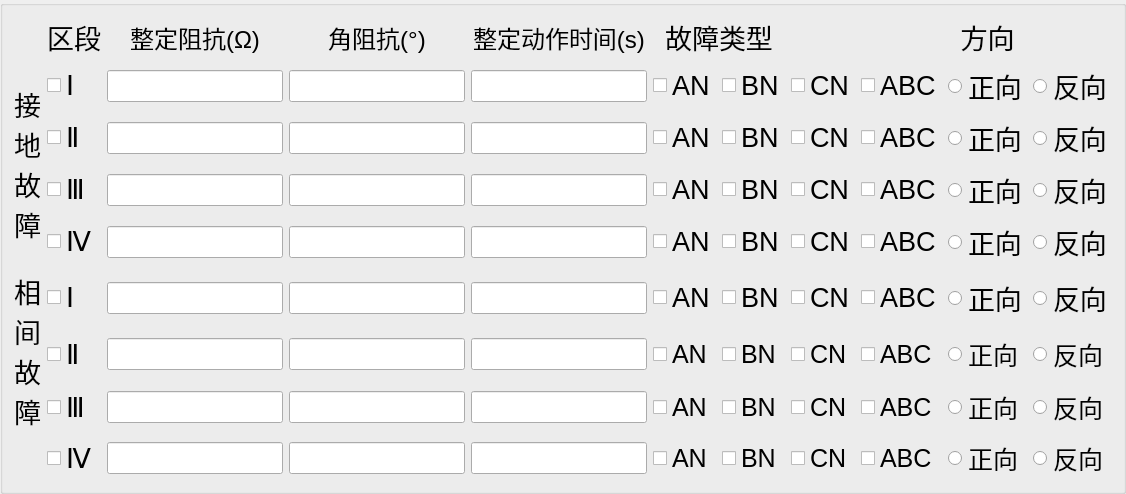
    <widget class="QGroupBox" name="m_group">
     <property name="styleSheet">
      <string notr="true"/>
     </property>
     <layout class="QGridLayout" name="gridLayout">
      <item row="2" column="6">
       <widget class="QCheckBox" name="m_checkFaultTypeB_N2">
        <property name="font">
         <font>
          <pointsize>20</pointsize>
         </font>
        </property>
        <property name="text">
         <string>BN</string>
        </property>
       </widget>
      </item>
      <item row="1" column="1">
       <widget class="QCheckBox" name="m_checkLNZone1">
        <property name="maximumSize">
         <size>
          <width>16777215</width>
          <height>16777215</height>
         </size>
        </property>
        <property name="font">
         <font>
          <pointsize>20</pointsize>
         </font>
        </property>
        <property name="styleSheet">
         <string notr="true"/>
        </property>
        <property name="text">
         <string>Ⅰ</string>
        </property>
       </widget>
      </item>
      <item row="1" column="7">
       <widget class="QCheckBox" name="m_checkFaultTypeC_N1">
        <property name="font">
         <font>
          <pointsize>20</pointsize>
         </font>
        </property>
        <property name="text">
         <string>CN</string>
        </property>
       </widget>
      </item>
      <item row="2" column="7">
       <widget class="QCheckBox" name="m_checkFaultTypeC_N2">
        <property name="font">
         <font>
          <pointsize>20</pointsize>
         </font>
        </property>
        <property name="text">
         <string>CN</string>
        </property>
       </widget>
      </item>
      <item row="2" column="5">
       <widget class="QCheckBox" name="m_checkFaultTypeA_N2">
        <property name="font">
         <font>
          <pointsize>20</pointsize>
         </font>
        </property>
        <property name="text">
         <string>AN</string>
        </property>
       </widget>
      </item>
      <item row="2" column="8">
       <widget class="QCheckBox" name="m_checkFaultTypeABC_N2">
        <property name="font">
         <font>
          <pointsize>20</pointsize>
         </font>
        </property>
        <property name="text">
         <string>ABC</string>
        </property>
       </widget>
      </item>
      <item row="2" column="9">
       <widget class="QRadioButton" name="m_btnDirectionN2_1">
        <property name="font">
         <font>
          <pointsize>20</pointsize>
         </font>
        </property>
        <property name="text">
         <string>正向</string>
        </property>
       </widget>
      </item>
      <item row="1" column="3">
       <widget class="QLineEdit" name="m_txtZAngLN1">
        <property name="font">
         <font>
          <pointsize>15</pointsize>
         </font>
        </property>
       </widget>
      </item>
      <item row="1" column="4">
       <widget class="QLineEdit" name="m_txtTSetingLN1">
        <property name="font">
         <font>
          <pointsize>15</pointsize>
         </font>
        </property>
       </widget>
      </item>
      <item row="0" column="3">
       <widget class="QLabel" name="m_labZAng">
        <property name="font">
         <font>
          <pointsize>18</pointsize>
         </font>
        </property>
        <property name="text">
         <string>角阻抗(°)</string>
        </property>
        <property name="alignment">
         <set>Qt::AlignCenter</set>
        </property>
       </widget>
      </item>
      <item row="2" column="1">
       <widget class="QCheckBox" name="m_checkLNZone2">
        <property name="font">
         <font>
          <pointsize>20</pointsize>
         </font>
        </property>
        <property name="text">
         <string>Ⅱ</string>
        </property>
       </widget>
      </item>
      <item row="2" column="2">
       <widget class="QLineEdit" name="m_txtZSetingLN2">
        <property name="font">
         <font>
          <pointsize>15</pointsize>
         </font>
        </property>
       </widget>
      </item>
      <item row="1" column="2">
       <widget class="QLineEdit" name="m_txtZSetingLN1">
        <property name="font">
         <font>
          <pointsize>15</pointsize>
         </font>
        </property>
       </widget>
      </item>
      <item row="0" column="2">
       <widget class="QLabel" name="m_labZSeting">
        <property name="font">
         <font>
          <pointsize>18</pointsize>
         </font>
        </property>
        <property name="text">
         <string>整定阻抗(Ω)</string>
        </property>
        <property name="alignment">
         <set>Qt::AlignCenter</set>
        </property>
       </widget>
      </item>
      <item row="0" column="5" colspan="2">
       <widget class="QLabel" name="label_6">
        <property name="baseSize">
         <size>
          <width>0</width>
          <height>55</height>
         </size>
        </property>
        <property name="font">
         <font>
          <pointsize>20</pointsize>
         </font>
        </property>
        <property name="text">
         <string>故障类型</string>
        </property>
        <property name="alignment">
         <set>Qt::AlignCenter</set>
        </property>
       </widget>
      </item>
      <item row="0" column="1">
       <widget class="QLabel" name="label_3">
        <property name="font">
         <font>
          <pointsize>20</pointsize>
         </font>
        </property>
        <property name="text">
         <string>区段</string>
        </property>
        <property name="alignment">
         <set>Qt::AlignCenter</set>
        </property>
       </widget>
      </item>
      <item row="1" column="0" rowspan="4">
       <widget class="QLabel" name="label">
        <property name="font">
         <font>
          <pointsize>20</pointsize>
         </font>
        </property>
        <property name="text">
         <string>接
地
故
障</string>
        </property>
        <property name="alignment">
         <set>Qt::AlignCenter</set>
        </property>
        <property name="wordWrap">
         <bool>true</bool>
        </property>
       </widget>
      </item>
      <item row="1" column="5">
       <widget class="QCheckBox" name="m_checkFaultTypeA_N1">
        <property name="font">
         <font>
          <pointsize>20</pointsize>
         </font>
        </property>
        <property name="text">
         <string>AN</string>
        </property>
       </widget>
      </item>
      <item row="1" column="6">
       <widget class="QCheckBox" name="m_checkFaultTypeB_N1">
        <property name="font">
         <font>
          <pointsize>20</pointsize>
         </font>
        </property>
        <property name="text">
         <string>BN</string>
        </property>
       </widget>
      </item>
      <item row="1" column="8">
       <widget class="QCheckBox" name="m_checkFaultTypeABC_N1">
        <property name="font">
         <font>
          <pointsize>20</pointsize>
         </font>
        </property>
        <property name="text">
         <string>ABC</string>
        </property>
       </widget>
      </item>
      <item row="1" column="9">
       <widget class="QRadioButton" name="m_btnDirectionN1_1">
        <property name="font">
         <font>
          <pointsize>20</pointsize>
         </font>
        </property>
        <property name="text">
         <string>正向</string>
        </property>
       </widget>
      </item>
      <item row="0" column="9">
       <widget class="QLabel" name="label_7">
        <property name="font">
         <font>
          <pointsize>20</pointsize>
         </font>
        </property>
        <property name="text">
         <string>方向</string>
        </property>
        <property name="alignment">
         <set>Qt::AlignCenter</set>
        </property>
       </widget>
      </item>
      <item row="1" column="10">
       <widget class="QRadioButton" name="m_btnDirectionN1_0">
        <property name="font">
         <font>
          <pointsize>20</pointsize>
         </font>
        </property>
        <property name="text">
         <string>反向</string>
        </property>
       </widget>
      </item>
      <item row="2" column="4">
       <widget class="QLineEdit" name="m_txtTSetingLN2">
        <property name="font">
         <font>
          <pointsize>15</pointsize>
         </font>
        </property>
       </widget>
      </item>
      <item row="2" column="3">
       <widget class="QLineEdit" name="m_txtZAngLN2">
        <property name="font">
         <font>
          <pointsize>15</pointsize>
         </font>
        </property>
       </widget>
      </item>
      <item row="0" column="4">
       <widget class="QLabel" name="m_labTSeting">
        <property name="font">
         <font>
          <pointsize>18</pointsize>
         </font>
        </property>
        <property name="text">
         <string>整定动作时间(s)</string>
        </property>
        <property name="alignment">
         <set>Qt::AlignCenter</set>
        </property>
       </widget>
      </item>
      <item row="3" column="7">
       <widget class="QCheckBox" name="m_checkFaultTypeC_N3">
        <property name="font">
         <font>
          <pointsize>20</pointsize>
         </font>
        </property>
        <property name="text">
         <string>CN</string>
        </property>
       </widget>
      </item>
      <item row="4" column="3">
       <widget class="QLineEdit" name="m_txtZAngLN4">
        <property name="font">
         <font>
          <pointsize>15</pointsize>
         </font>
        </property>
       </widget>
      </item>
      <item row="3" column="2">
       <widget class="QLineEdit" name="m_txtZSetingLN3">
        <property name="font">
         <font>
          <pointsize>15</pointsize>
         </font>
        </property>
       </widget>
      </item>
      <item row="3" column="1">
       <widget class="QCheckBox" name="m_checkLNZone3">
        <property name="font">
         <font>
          <pointsize>20</pointsize>
         </font>
        </property>
        <property name="text">
         <string>Ⅲ</string>
        </property>
       </widget>
      </item>
      <item row="3" column="5">
       <widget class="QCheckBox" name="m_checkFaultTypeA_N3">
        <property name="font">
         <font>
          <pointsize>20</pointsize>
         </font>
        </property>
        <property name="text">
         <string>AN</string>
        </property>
       </widget>
      </item>
      <item row="3" column="8">
       <widget class="QCheckBox" name="m_checkFaultTypeABC_N3">
        <property name="font">
         <font>
          <pointsize>20</pointsize>
         </font>
        </property>
        <property name="text">
         <string>ABC</string>
        </property>
       </widget>
      </item>
      <item row="3" column="10">
       <widget class="QRadioButton" name="m_btnDirectionN3_0">
        <property name="font">
         <font>
          <pointsize>20</pointsize>
         </font>
        </property>
        <property name="text">
         <string>反向</string>
        </property>
       </widget>
      </item>
      <item row="5" column="0" rowspan="3">
       <widget class="QLabel" name="label_2">
        <property name="font">
         <font>
          <pointsize>20</pointsize>
         </font>
        </property>
        <property name="text">
         <string>相
间
故
障</string>
        </property>
        <property name="alignment">
         <set>Qt::AlignCenter</set>
        </property>
        <property name="wordWrap">
         <bool>true</bool>
        </property>
       </widget>
      </item>
      <item row="5" column="3">
       <widget class="QLineEdit" name="m_txtZAngLL1">
        <property name="font">
         <font>
          <pointsize>15</pointsize>
         </font>
        </property>
       </widget>
      </item>
      <item row="5" column="8">
       <widget class="QCheckBox" name="m_checkFaultTypeABC_L1">
        <property name="font">
         <font>
          <pointsize>20</pointsize>
         </font>
        </property>
        <property name="text">
         <string>ABC</string>
        </property>
       </widget>
      </item>
      <item row="3" column="6">
       <widget class="QCheckBox" name="m_checkFaultTypeB_N3">
        <property name="font">
         <font>
          <pointsize>20</pointsize>
         </font>
        </property>
        <property name="text">
         <string>BN</string>
        </property>
       </widget>
      </item>
      <item row="3" column="9">
       <widget class="QRadioButton" name="m_btnDirectionN3_1">
        <property name="font">
         <font>
          <pointsize>20</pointsize>
         </font>
        </property>
        <property name="text">
         <string>正向</string>
        </property>
       </widget>
      </item>
      <item row="4" column="2">
       <widget class="QLineEdit" name="m_txtZSetingLN4">
        <property name="font">
         <font>
          <pointsize>15</pointsize>
         </font>
        </property>
       </widget>
      </item>
      <item row="4" column="1">
       <widget class="QCheckBox" name="m_checkLNZone4">
        <property name="font">
         <font>
          <pointsize>20</pointsize>
         </font>
        </property>
        <property name="text">
         <string>Ⅳ</string>
        </property>
       </widget>
      </item>
      <item row="4" column="5">
       <widget class="QCheckBox" name="m_checkFaultTypeA_N4">
        <property name="font">
         <font>
          <pointsize>20</pointsize>
         </font>
        </property>
        <property name="text">
         <string>AN</string>
        </property>
       </widget>
      </item>
      <item row="3" column="4">
       <widget class="QLineEdit" name="m_txtTSetingLN3">
        <property name="font">
         <font>
          <pointsize>15</pointsize>
         </font>
        </property>
       </widget>
      </item>
      <item row="4" column="6">
       <widget class="QCheckBox" name="m_checkFaultTypeB_N4">
        <property name="minimumSize">
         <size>
          <width>0</width>
          <height>31</height>
         </size>
        </property>
        <property name="sizeIncrement">
         <size>
          <width>0</width>
          <height>0</height>
         </size>
        </property>
        <property name="font">
         <font>
          <pointsize>20</pointsize>
         </font>
        </property>
        <property name="locale">
         <locale language="Chinese" country="China"/>
        </property>
        <property name="text">
         <string>BN</string>
        </property>
       </widget>
      </item>
      <item row="2" column="10">
       <widget class="QRadioButton" name="m_btnDirectionN2_0">
        <property name="font">
         <font>
          <pointsize>20</pointsize>
         </font>
        </property>
        <property name="text">
         <string>反向</string>
        </property>
       </widget>
      </item>
      <item row="4" column="8">
       <widget class="QCheckBox" name="m_checkFaultTypeABC_N4">
        <property name="font">
         <font>
          <pointsize>20</pointsize>
         </font>
        </property>
        <property name="text">
         <string>ABC</string>
        </property>
       </widget>
      </item>
      <item row="4" column="10">
       <widget class="QRadioButton" name="m_btnDirectionN4_0">
        <property name="font">
         <font>
          <pointsize>20</pointsize>
         </font>
        </property>
        <property name="text">
         <string>反向</string>
        </property>
       </widget>
      </item>
      <item row="4" column="9">
       <widget class="QRadioButton" name="m_btnDirectionN4_1">
        <property name="font">
         <font>
          <pointsize>20</pointsize>
         </font>
        </property>
        <property name="text">
         <string>正向</string>
        </property>
       </widget>
      </item>
      <item row="3" column="3">
       <widget class="QLineEdit" name="m_txtZAngLN3">
        <property name="font">
         <font>
          <pointsize>15</pointsize>
         </font>
        </property>
       </widget>
      </item>
      <item row="5" column="1">
       <widget class="QCheckBox" name="m_checkLLZone1">
        <property name="font">
         <font>
          <pointsize>20</pointsize>
         </font>
        </property>
        <property name="text">
         <string>Ⅰ</string>
        </property>
       </widget>
      </item>
      <item row="4" column="7">
       <widget class="QCheckBox" name="m_checkFaultTypeC_N4">
        <property name="font">
         <font>
          <pointsize>20</pointsize>
         </font>
        </property>
        <property name="text">
         <string>CN</string>
        </property>
       </widget>
      </item>
      <item row="4" column="4">
       <widget class="QLineEdit" name="m_txtTSetingLN4">
        <property name="font">
         <font>
          <pointsize>15</pointsize>
         </font>
        </property>
       </widget>
      </item>
      <item row="5" column="2">
       <widget class="QLineEdit" name="m_txtZSetingLL1">
        <property name="font">
         <font>
          <pointsize>15</pointsize>
         </font>
        </property>
       </widget>
      </item>
      <item row="5" column="4">
       <widget class="QLineEdit" name="m_txtTSetingLL1">
        <property name="font">
         <font>
          <pointsize>15</pointsize>
         </font>
        </property>
       </widget>
      </item>
      <item row="5" column="7">
       <widget class="QCheckBox" name="m_checkFaultTypeC_L1">
        <property name="font">
         <font>
          <pointsize>20</pointsize>
         </font>
        </property>
        <property name="text">
         <string>CN</string>
        </property>
       </widget>
      </item>
      <item row="5" column="5">
       <widget class="QCheckBox" name="m_checkFaultTypeA_L1">
        <property name="font">
         <font>
          <pointsize>20</pointsize>
         </font>
        </property>
        <property name="text">
         <string>AN</string>
        </property>
       </widget>
      </item>
      <item row="5" column="9">
       <widget class="QRadioButton" name="m_btnDirectionL1_1">
        <property name="font">
         <font>
          <pointsize>20</pointsize>
         </font>
        </property>
        <property name="text">
         <string>正向</string>
        </property>
       </widget>
      </item>
      <item row="5" column="6">
       <widget class="QCheckBox" name="m_checkFaultTypeB_L1">
        <property name="font">
         <font>
          <pointsize>20</pointsize>
         </font>
        </property>
        <property name="text">
         <string>BN</string>
        </property>
       </widget>
      </item>
      <item row="5" column="10">
       <widget class="QRadioButton" name="m_btnDirectionL1_0">
        <property name="font">
         <font>
          <pointsize>20</pointsize>
         </font>
        </property>
        <property name="text">
         <string>反向</string>
        </property>
       </widget>
      </item>
      <item row="7" column="2">
       <widget class="QLineEdit" name="m_txtZSetingLL3">
        <property name="font">
         <font>
          <pointsize>15</pointsize>
         </font>
        </property>
       </widget>
      </item>
      <item row="7" column="10">
       <widget class="QRadioButton" name="m_btnDirectionL3_0">
        <property name="font">
         <font>
          <pointsize>19</pointsize>
         </font>
        </property>
        <property name="text">
         <string>反向</string>
        </property>
       </widget>
      </item>
      <item row="8" column="8">
       <widget class="QCheckBox" name="m_checkFaultTypeABC_L4">
        <property name="font">
         <font>
          <pointsize>19</pointsize>
         </font>
        </property>
        <property name="text">
         <string>ABC</string>
        </property>
       </widget>
      </item>
      <item row="8" column="2">
       <widget class="QLineEdit" name="m_txtZSetingLL4">
        <property name="font">
         <font>
          <pointsize>15</pointsize>
         </font>
        </property>
       </widget>
      </item>
      <item row="6" column="10">
       <widget class="QRadioButton" name="m_btnDirectionL2_0">
        <property name="font">
         <font>
          <pointsize>19</pointsize>
         </font>
        </property>
        <property name="text">
         <string>反向</string>
        </property>
       </widget>
      </item>
      <item row="6" column="3">
       <widget class="QLineEdit" name="m_txtZAngLL2">
        <property name="font">
         <font>
          <pointsize>15</pointsize>
         </font>
        </property>
       </widget>
      </item>
      <item row="6" column="8">
       <widget class="QCheckBox" name="m_checkFaultTypeABC_L2">
        <property name="font">
         <font>
          <pointsize>19</pointsize>
         </font>
        </property>
        <property name="text">
         <string>ABC</string>
        </property>
       </widget>
      </item>
      <item row="7" column="6">
       <widget class="QCheckBox" name="m_checkFaultTypeB_L3">
        <property name="font">
         <font>
          <pointsize>19</pointsize>
         </font>
        </property>
        <property name="text">
         <string>BN</string>
        </property>
       </widget>
      </item>
      <item row="8" column="6">
       <widget class="QCheckBox" name="m_checkFaultTypeB_L4">
        <property name="font">
         <font>
          <pointsize>19</pointsize>
         </font>
        </property>
        <property name="text">
         <string>BN</string>
        </property>
       </widget>
      </item>
      <item row="7" column="7">
       <widget class="QCheckBox" name="m_checkFaultTypeC_L3">
        <property name="font">
         <font>
          <pointsize>19</pointsize>
         </font>
        </property>
        <property name="text">
         <string>CN</string>
        </property>
       </widget>
      </item>
      <item row="7" column="5">
       <widget class="QCheckBox" name="m_checkFaultTypeA_L3">
        <property name="font">
         <font>
          <pointsize>19</pointsize>
         </font>
        </property>
        <property name="text">
         <string>AN</string>
        </property>
       </widget>
      </item>
      <item row="6" column="1">
       <widget class="QCheckBox" name="m_checkLLZone2">
        <property name="font">
         <font>
          <pointsize>20</pointsize>
         </font>
        </property>
        <property name="text">
         <string>Ⅱ</string>
        </property>
       </widget>
      </item>
      <item row="6" column="6">
       <widget class="QCheckBox" name="m_checkFaultTypeB_L2">
        <property name="font">
         <font>
          <pointsize>19</pointsize>
         </font>
        </property>
        <property name="text">
         <string>BN</string>
        </property>
       </widget>
      </item>
      <item row="7" column="3">
       <widget class="QLineEdit" name="m_txtZAngLL3">
        <property name="font">
         <font>
          <pointsize>15</pointsize>
         </font>
        </property>
       </widget>
      </item>
      <item row="6" column="4">
       <widget class="QLineEdit" name="m_txtTSetingLL2">
        <property name="font">
         <font>
          <pointsize>15</pointsize>
         </font>
        </property>
       </widget>
      </item>
      <item row="7" column="9">
       <widget class="QRadioButton" name="m_btnDirectionL3_1">
        <property name="font">
         <font>
          <pointsize>19</pointsize>
         </font>
        </property>
        <property name="text">
         <string>正向</string>
        </property>
       </widget>
      </item>
      <item row="6" column="7">
       <widget class="QCheckBox" name="m_checkFaultTypeC_L2">
        <property name="font">
         <font>
          <pointsize>19</pointsize>
         </font>
        </property>
        <property name="text">
         <string>CN</string>
        </property>
       </widget>
      </item>
      <item row="7" column="8">
       <widget class="QCheckBox" name="m_checkFaultTypeABC_L3">
        <property name="font">
         <font>
          <pointsize>19</pointsize>
         </font>
        </property>
        <property name="text">
         <string>ABC</string>
        </property>
       </widget>
      </item>
      <item row="6" column="2">
       <widget class="QLineEdit" name="m_txtZSetingLL2">
        <property name="font">
         <font>
          <pointsize>15</pointsize>
         </font>
        </property>
       </widget>
      </item>
      <item row="8" column="3">
       <widget class="QLineEdit" name="m_txtZAngLL4">
        <property name="font">
         <font>
          <pointsize>15</pointsize>
         </font>
        </property>
       </widget>
      </item>
      <item row="6" column="5">
       <widget class="QCheckBox" name="m_checkFaultTypeA_L2">
        <property name="font">
         <font>
          <pointsize>19</pointsize>
         </font>
        </property>
        <property name="text">
         <string>AN</string>
        </property>
       </widget>
      </item>
      <item row="8" column="1">
       <widget class="QCheckBox" name="m_checkLLZone4">
        <property name="font">
         <font>
          <pointsize>20</pointsize>
         </font>
        </property>
        <property name="text">
         <string>Ⅳ</string>
        </property>
       </widget>
      </item>
      <item row="8" column="5">
       <widget class="QCheckBox" name="m_checkFaultTypeA_L4">
        <property name="font">
         <font>
          <pointsize>19</pointsize>
         </font>
        </property>
        <property name="text">
         <string>AN</string>
        </property>
       </widget>
      </item>
      <item row="8" column="7">
       <widget class="QCheckBox" name="m_checkFaultTypeC_L4">
        <property name="font">
         <font>
          <pointsize>19</pointsize>
         </font>
        </property>
        <property name="text">
         <string>CN</string>
        </property>
       </widget>
      </item>
      <item row="8" column="10">
       <widget class="QRadioButton" name="m_btnDirectionL4_0">
        <property name="font">
         <font>
          <pointsize>19</pointsize>
         </font>
        </property>
        <property name="text">
         <string>反向</string>
        </property>
       </widget>
      </item>
      <item row="6" column="9">
       <widget class="QRadioButton" name="m_btnDirectionL2_1">
        <property name="font">
         <font>
          <pointsize>19</pointsize>
         </font>
        </property>
        <property name="text">
         <string>正向</string>
        </property>
       </widget>
      </item>
      <item row="8" column="9">
       <widget class="QRadioButton" name="m_btnDirectionL4_1">
        <property name="font">
         <font>
          <pointsize>19</pointsize>
         </font>
        </property>
        <property name="text">
         <string>正向</string>
        </property>
       </widget>
      </item>
      <item row="7" column="1">
       <widget class="QCheckBox" name="m_checkLLZone3">
        <property name="font">
         <font>
          <pointsize>20</pointsize>
         </font>
        </property>
        <property name="text">
         <string>Ⅲ</string>
        </property>
       </widget>
      </item>
      <item row="7" column="4">
       <widget class="QLineEdit" name="m_txtTSetingLL3">
        <property name="font">
         <font>
          <pointsize>15</pointsize>
         </font>
        </property>
       </widget>
      </item>
      <item row="8" column="4">
       <widget class="QLineEdit" name="m_txtTSetingLL4">
        <property name="font">
         <font>
          <pointsize>15</pointsize>
         </font>
        </property>
       </widget>
      </item>
     </layout>
    </widget>
